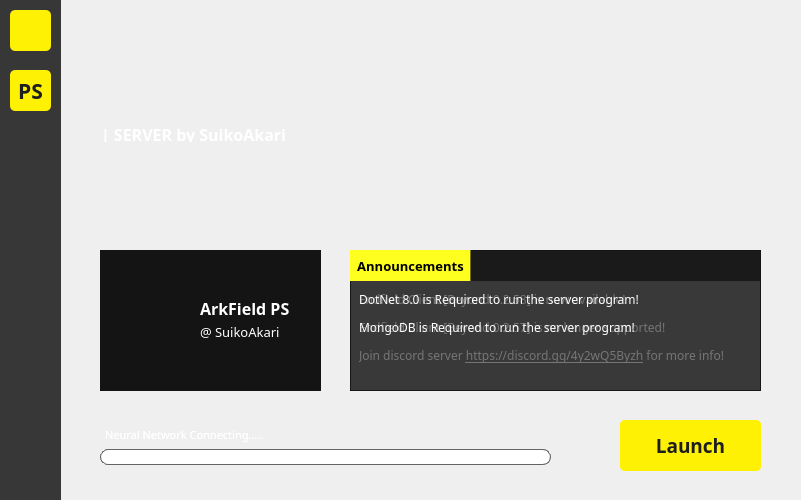
<?xml version="1.0" encoding="UTF-8"?>
<ui version="4.0">
 <class>MainWindow</class>
 <widget class="QMainWindow" name="MainWindow">
  <property name="geometry">
   <rect>
    <x>0</x>
    <y>0</y>
    <width>801</width>
    <height>500</height>
   </rect>
  </property>
  <property name="font">
   <font>
    <family>NuberNext</family>
   </font>
  </property>
  <property name="windowTitle">
   <string>Endfield Launcher</string>
  </property>
  <widget class="QWidget" name="centralwidget">
   <widget class="QWidget" name="gameLauncherPage" native="true">
    <property name="enabled">
     <bool>true</bool>
    </property>
    <property name="geometry">
     <rect>
      <x>60</x>
      <y>0</y>
      <width>741</width>
      <height>501</height>
     </rect>
    </property>
    <property name="styleSheet">
     <string notr="true"/>
    </property>
    <widget class="QStackedWidget" name="announcementSlider">
     <property name="geometry">
      <rect>
       <x>40</x>
       <y>250</y>
       <width>221</width>
       <height>141</height>
      </rect>
     </property>
     <property name="styleSheet">
      <string notr="true">background-color: rgb(20, 20, 20);</string>
     </property>
     <property name="currentIndex">
      <number>0</number>
     </property>
     <widget class="QWidget" name="page">
      <property name="enabled">
       <bool>true</bool>
      </property>
      <widget class="QLabel" name="label_5">
       <property name="geometry">
        <rect>
         <x>44</x>
         <y>18</y>
         <width>131</width>
         <height>111</height>
        </rect>
       </property>
       <property name="text">
        <string/>
       </property>
       <property name="pixmap">
        <pixmap resource="assets.qrc">:/assets/endfield_logo.png</pixmap>
       </property>
       <property name="scaledContents">
        <bool>true</bool>
       </property>
      </widget>
     </widget>
     <widget class="QWidget" name="page_2"/>
    </widget>
    <widget class="QFrame" name="announcementList">
     <property name="geometry">
      <rect>
       <x>290</x>
       <y>250</y>
       <width>411</width>
       <height>141</height>
      </rect>
     </property>
     <property name="styleSheet">
      <string notr="true">background-color: rgba(20, 20, 20, 150);</string>
     </property>
     <property name="frameShape">
      <enum>QFrame::Shape::StyledPanel</enum>
     </property>
     <property name="frameShadow">
      <enum>QFrame::Shadow::Raised</enum>
     </property>
     <widget class="QLabel" name="label">
      <property name="geometry">
       <rect>
        <x>0</x>
        <y>0</y>
        <width>121</width>
        <height>31</height>
       </rect>
      </property>
      <property name="font">
       <font>
        <family>NuberNext</family>
        <pointsize>10</pointsize>
        <bold>true</bold>
        <hintingpreference>PreferNoHinting</hintingpreference>
       </font>
      </property>
      <property name="styleSheet">
       <string notr="true">background-color: rgb(254, 255, 30);</string>
      </property>
      <property name="text">
       <string>Announcements</string>
      </property>
      <property name="alignment">
       <set>Qt::AlignmentFlag::AlignCenter</set>
      </property>
     </widget>
     <widget class="QLabel" name="label_2">
      <property name="geometry">
       <rect>
        <x>120</x>
        <y>0</y>
        <width>291</width>
        <height>31</height>
       </rect>
      </property>
      <property name="styleSheet">
       <string notr="true">background-color: rgba(20, 20, 20, 150);</string>
      </property>
      <property name="text">
       <string/>
      </property>
     </widget>
     <widget class="QLabel" name="label_3">
      <property name="geometry">
       <rect>
        <x>0</x>
        <y>34</y>
        <width>411</width>
        <height>31</height>
       </rect>
      </property>
      <property name="font">
       <font>
        <family>NuberNext</family>
        <hintingpreference>PreferNoHinting</hintingpreference>
       </font>
      </property>
      <property name="styleSheet">
       <string notr="true">color: rgb(255, 255, 255);
margin-left: 6px;
background-color: rgba(255, 255, 255, 0);</string>
      </property>
      <property name="text">
       <string>Endfield Client [Beyond 0.2.58] is now available!</string>
      </property>
     </widget>
     <widget class="QLabel" name="label_4">
      <property name="geometry">
       <rect>
        <x>0</x>
        <y>62</y>
        <width>411</width>
        <height>31</height>
       </rect>
      </property>
      <property name="font">
       <font>
        <family>NuberNext</family>
        <hintingpreference>PreferNoHinting</hintingpreference>
       </font>
      </property>
      <property name="styleSheet">
       <string notr="true">color: rgb(255, 255, 255);
margin-left: 6px;
background-color: rgba(255, 255, 255, 0);</string>
      </property>
      <property name="text">
       <string>Endfield Client [Beyond 0.2.57] is no longer supported!</string>
      </property>
     </widget>
     <widget class="QLabel" name="label_10">
      <property name="geometry">
       <rect>
        <x>0</x>
        <y>90</y>
        <width>411</width>
        <height>31</height>
       </rect>
      </property>
      <property name="font">
       <font>
        <family>NuberNext</family>
        <hintingpreference>PreferNoHinting</hintingpreference>
       </font>
      </property>
      <property name="styleSheet">
       <string notr="true">color: rgb(255, 255, 255);
margin-left: 6px;
background-color: rgba(255, 255, 255, 0);</string>
      </property>
      <property name="text">
       <string>&lt;html&gt;&lt;head/&gt;&lt;body&gt;&lt;p&gt;Join discord server &lt;span style=&quot; text-decoration: underline;&quot;&gt;https://discord.gg/4y2wQ5Byzh&lt;/span&gt; for more info!&lt;/p&gt;&lt;/body&gt;&lt;/html&gt;</string>
      </property>
     </widget>
    </widget>
    <widget class="QPushButton" name="gameLaunchButton">
     <property name="geometry">
      <rect>
       <x>560</x>
       <y>420</y>
       <width>141</width>
       <height>51</height>
      </rect>
     </property>
     <property name="font">
      <font>
       <family>NuberNext</family>
       <pointsize>14</pointsize>
       <bold>true</bold>
       <kerning>true</kerning>
       <hintingpreference>PreferNoHinting</hintingpreference>
      </font>
     </property>
     <property name="styleSheet">
      <string notr="true">QPushButton {
	background-color: rgb(254, 241, 4);
	color: rgb(30, 30, 30);
	border: 0px;
	border-radius: 5px;
}

QPushButton:hover {
    background-color: #dcd414; /* Slightly lighter green */
}

QPushButton:pressed {
    background-color: #c3bc12; /* Slightly darker green */
}</string>
     </property>
     <property name="text">
      <string>Launch</string>
     </property>
     <property name="flat">
      <bool>false</bool>
     </property>
    </widget>
    <widget class="QLabel" name="label_6">
     <property name="geometry">
      <rect>
       <x>0</x>
       <y>20</y>
       <width>251</width>
       <height>101</height>
      </rect>
     </property>
     <property name="text">
      <string/>
     </property>
     <property name="pixmap">
      <pixmap resource="assets.qrc">:/assets/endfield_logo_v2.png</pixmap>
     </property>
     <property name="scaledContents">
      <bool>true</bool>
     </property>
    </widget>
    <widget class="QLabel" name="gameLaunchInfo">
     <property name="geometry">
      <rect>
       <x>45</x>
       <y>427</y>
       <width>441</width>
       <height>16</height>
      </rect>
     </property>
     <property name="font">
      <font>
       <family>NuberNext</family>
       <pointsize>8</pointsize>
       <bold>false</bold>
       <hintingpreference>PreferNoHinting</hintingpreference>
      </font>
     </property>
     <property name="styleSheet">
      <string notr="true">color: rgb(255, 255, 255);</string>
     </property>
     <property name="text">
      <string>Neural Network Connecting.....</string>
     </property>
    </widget>
    <widget class="QProgressBar" name="gameLaunchProgressBar">
     <property name="geometry">
      <rect>
       <x>40</x>
       <y>449</y>
       <width>451</width>
       <height>16</height>
      </rect>
     </property>
     <property name="styleSheet">
      <string notr="true">QProgressBar {
	border: 1px solid rgb(100, 100, 100);
	border-radius: 8px;
	background-color: #ffffff;
}

QProgressBar::chunk {
	background-color: #f4eb16;
	border-radius: 7px;
}</string>
     </property>
     <property name="value">
      <number>24</number>
     </property>
     <property name="textVisible">
      <bool>false</bool>
     </property>
     <property name="orientation">
      <enum>Qt::Orientation::Horizontal</enum>
     </property>
     <property name="invertedAppearance">
      <bool>false</bool>
     </property>
    </widget>
   </widget>
   <widget class="QLabel" name="backgroundImage">
    <property name="geometry">
     <rect>
      <x>0</x>
      <y>0</y>
      <width>801</width>
      <height>501</height>
     </rect>
    </property>
    <property name="text">
     <string/>
    </property>
    <property name="pixmap">
     <pixmap resource="assets.qrc">:/assets/launcher_bg_a.png</pixmap>
    </property>
    <property name="scaledContents">
     <bool>true</bool>
    </property>
   </widget>
   <widget class="QWidget" name="navbar" native="true">
    <property name="geometry">
     <rect>
      <x>0</x>
      <y>0</y>
      <width>61</width>
      <height>501</height>
     </rect>
    </property>
    <property name="styleSheet">
     <string notr="true">QWidget {
    background-color: rgba(25, 25, 25, 220);
}
</string>
    </property>
    <widget class="QPushButton" name="gameLauncherNavButton">
     <property name="geometry">
      <rect>
       <x>10</x>
       <y>10</y>
       <width>41</width>
       <height>41</height>
      </rect>
     </property>
     <property name="styleSheet">
      <string notr="true">QPushButton {
	background-color: rgb(254, 241, 4);
	color: rgb(30, 30, 30);
	border: 0px;
	border-radius: 5px;
	border-image: url(:/assets/game_icon.png) no-repeat center center fixed;
}

QPushButton:hover {
    background-color: #dcd414; /* Slightly lighter green */
}

QPushButton:pressed {
    background-color: #c3bc12; /* Slightly darker green */
}</string>
     </property>
     <property name="text">
      <string/>
     </property>
    </widget>
    <widget class="QPushButton" name="serverLauncherNavButton">
     <property name="geometry">
      <rect>
       <x>10</x>
       <y>70</y>
       <width>41</width>
       <height>41</height>
      </rect>
     </property>
     <property name="font">
      <font>
       <family>NuberNext</family>
       <pointsize>16</pointsize>
       <bold>true</bold>
       <hintingpreference>PreferNoHinting</hintingpreference>
      </font>
     </property>
     <property name="styleSheet">
      <string notr="true">QPushButton {
	background-color: rgb(254, 241, 4);
	color: rgb(30, 30, 30);
	border: 0px;
	border-radius: 5px;
}

QPushButton:hover {
    background-color: #dcd414;
}

QPushButton:pressed {
    background-color: #c3bc12; /* Slightly darker green */
}</string>
     </property>
     <property name="text">
      <string>PS</string>
     </property>
    </widget>
   </widget>
   <widget class="QLabel" name="gradientEffect">
    <property name="geometry">
     <rect>
      <x>0</x>
      <y>190</y>
      <width>801</width>
      <height>311</height>
     </rect>
    </property>
    <property name="styleSheet">
     <string notr="true">QWidget {
    background: qlineargradient(
        x1: 0, y1: 0,
		x2: 0, y2: 1,
        stop: 0 rgba(30, 30, 30, 0),
		stop: 0.2 rgba(30, 30, 30, 200),
        stop: 0.5 rgba(30, 30, 30, 255)
    );
}
</string>
    </property>
    <property name="text">
     <string/>
    </property>
   </widget>
   <widget class="QWidget" name="serverLauncherPage" native="true">
    <property name="enabled">
     <bool>true</bool>
    </property>
    <property name="geometry">
     <rect>
      <x>60</x>
      <y>0</y>
      <width>741</width>
      <height>501</height>
     </rect>
    </property>
    <property name="styleSheet">
     <string notr="true"/>
    </property>
    <widget class="QStackedWidget" name="announcementSlider_3">
     <property name="geometry">
      <rect>
       <x>40</x>
       <y>250</y>
       <width>221</width>
       <height>141</height>
      </rect>
     </property>
     <property name="styleSheet">
      <string notr="true">background-color: rgb(20, 20, 20);</string>
     </property>
     <property name="currentIndex">
      <number>0</number>
     </property>
     <widget class="QWidget" name="page_5">
      <property name="enabled">
       <bool>true</bool>
      </property>
      <widget class="QLabel" name="label_15">
       <property name="geometry">
        <rect>
         <x>20</x>
         <y>32</y>
         <width>71</width>
         <height>71</height>
        </rect>
       </property>
       <property name="text">
        <string/>
       </property>
       <property name="pixmap">
        <pixmap resource="assets.qrc">:/assets/github_logo.png</pixmap>
       </property>
       <property name="scaledContents">
        <bool>true</bool>
       </property>
      </widget>
      <widget class="QLabel" name="label_8">
       <property name="geometry">
        <rect>
         <x>100</x>
         <y>48</y>
         <width>91</width>
         <height>21</height>
        </rect>
       </property>
       <property name="font">
        <font>
         <family>NuberNext</family>
         <pointsize>12</pointsize>
         <bold>true</bold>
         <hintingpreference>PreferNoHinting</hintingpreference>
        </font>
       </property>
       <property name="styleSheet">
        <string notr="true">color: rgb(255, 255, 255);</string>
       </property>
       <property name="text">
        <string>ArkField PS</string>
       </property>
      </widget>
      <widget class="QLabel" name="label_9">
       <property name="geometry">
        <rect>
         <x>100</x>
         <y>71</y>
         <width>91</width>
         <height>21</height>
        </rect>
       </property>
       <property name="font">
        <font>
         <family>NuberNext</family>
         <pointsize>10</pointsize>
         <bold>false</bold>
         <hintingpreference>PreferNoHinting</hintingpreference>
        </font>
       </property>
       <property name="styleSheet">
        <string notr="true">color: rgb(255, 255, 255);</string>
       </property>
       <property name="text">
        <string>@ SuikoAkari</string>
       </property>
      </widget>
     </widget>
     <widget class="QWidget" name="page_6"/>
    </widget>
    <widget class="QFrame" name="announcementList_3">
     <property name="geometry">
      <rect>
       <x>290</x>
       <y>250</y>
       <width>411</width>
       <height>141</height>
      </rect>
     </property>
     <property name="styleSheet">
      <string notr="true">background-color: rgba(20, 20, 20, 150);</string>
     </property>
     <property name="frameShape">
      <enum>QFrame::Shape::StyledPanel</enum>
     </property>
     <property name="frameShadow">
      <enum>QFrame::Shadow::Raised</enum>
     </property>
     <widget class="QLabel" name="label_16">
      <property name="geometry">
       <rect>
        <x>0</x>
        <y>0</y>
        <width>121</width>
        <height>31</height>
       </rect>
      </property>
      <property name="font">
       <font>
        <family>NuberNext</family>
        <pointsize>10</pointsize>
        <bold>true</bold>
        <hintingpreference>PreferNoHinting</hintingpreference>
       </font>
      </property>
      <property name="styleSheet">
       <string notr="true">background-color: rgb(254, 255, 30);</string>
      </property>
      <property name="text">
       <string>Announcements</string>
      </property>
      <property name="alignment">
       <set>Qt::AlignmentFlag::AlignCenter</set>
      </property>
     </widget>
     <widget class="QLabel" name="label_17">
      <property name="geometry">
       <rect>
        <x>120</x>
        <y>0</y>
        <width>291</width>
        <height>31</height>
       </rect>
      </property>
      <property name="styleSheet">
       <string notr="true">background-color: rgba(20, 20, 20, 150);</string>
      </property>
      <property name="text">
       <string/>
      </property>
     </widget>
     <widget class="QLabel" name="label_18">
      <property name="geometry">
       <rect>
        <x>0</x>
        <y>34</y>
        <width>411</width>
        <height>31</height>
       </rect>
      </property>
      <property name="font">
       <font>
        <family>NuberNext</family>
        <hintingpreference>PreferNoHinting</hintingpreference>
       </font>
      </property>
      <property name="styleSheet">
       <string notr="true">color: rgb(255, 255, 255);
margin-left: 6px;
background-color: rgba(255, 255, 255, 0);</string>
      </property>
      <property name="text">
       <string>DotNet 8.0 is Required to run the server program!</string>
      </property>
     </widget>
     <widget class="QLabel" name="label_19">
      <property name="geometry">
       <rect>
        <x>0</x>
        <y>62</y>
        <width>411</width>
        <height>31</height>
       </rect>
      </property>
      <property name="font">
       <font>
        <family>NuberNext</family>
        <hintingpreference>PreferNoHinting</hintingpreference>
       </font>
      </property>
      <property name="styleSheet">
       <string notr="true">color: rgb(255, 255, 255);
margin-left: 6px;
background-color: rgba(255, 255, 255, 0);</string>
      </property>
      <property name="text">
       <string>MongoDB is Required to run the server program!</string>
      </property>
     </widget>
    </widget>
    <widget class="QPushButton" name="serverLaunchButton">
     <property name="geometry">
      <rect>
       <x>560</x>
       <y>420</y>
       <width>141</width>
       <height>51</height>
      </rect>
     </property>
     <property name="font">
      <font>
       <family>NuberNext</family>
       <pointsize>14</pointsize>
       <bold>true</bold>
       <kerning>true</kerning>
       <hintingpreference>PreferNoHinting</hintingpreference>
      </font>
     </property>
     <property name="styleSheet">
      <string notr="true">QPushButton {
	background-color: rgb(254, 241, 4);
	color: rgb(30, 30, 30);
	border: 0px;
	border-radius: 5px;
}

QPushButton:hover {
    background-color: #dcd414; /* Slightly lighter green */
}

QPushButton:pressed {
    background-color: #c3bc12; /* Slightly darker green */
}</string>
     </property>
     <property name="text">
      <string>Launch</string>
     </property>
     <property name="flat">
      <bool>false</bool>
     </property>
    </widget>
    <widget class="QLabel" name="label_20">
     <property name="geometry">
      <rect>
       <x>0</x>
       <y>20</y>
       <width>251</width>
       <height>101</height>
      </rect>
     </property>
     <property name="text">
      <string/>
     </property>
     <property name="pixmap">
      <pixmap resource="assets.qrc">:/assets/endfield_logo_v2.png</pixmap>
     </property>
     <property name="scaledContents">
      <bool>true</bool>
     </property>
    </widget>
    <widget class="QLabel" name="serverLaunchInfo">
     <property name="geometry">
      <rect>
       <x>45</x>
       <y>427</y>
       <width>441</width>
       <height>16</height>
      </rect>
     </property>
     <property name="font">
      <font>
       <family>NuberNext</family>
       <pointsize>8</pointsize>
       <bold>false</bold>
       <hintingpreference>PreferNoHinting</hintingpreference>
      </font>
     </property>
     <property name="styleSheet">
      <string notr="true">color: rgb(255, 255, 255);</string>
     </property>
     <property name="text">
      <string>Neural Network Connecting.....</string>
     </property>
    </widget>
    <widget class="QProgressBar" name="serverLaunchProgressBar">
     <property name="geometry">
      <rect>
       <x>40</x>
       <y>449</y>
       <width>451</width>
       <height>16</height>
      </rect>
     </property>
     <property name="styleSheet">
      <string notr="true">QProgressBar {
	border: 1px solid rgb(100, 100, 100);
	border-radius: 8px;
	background-color: #ffffff;
}

QProgressBar::chunk {
	background-color: #f4eb16;
	border-radius: 7px;
}</string>
     </property>
     <property name="textVisible">
      <bool>false</bool>
     </property>
     <property name="orientation">
      <enum>Qt::Orientation::Horizontal</enum>
     </property>
     <property name="invertedAppearance">
      <bool>false</bool>
     </property>
    </widget>
    <widget class="QLabel" name="label_7">
     <property name="geometry">
      <rect>
       <x>41</x>
       <y>126</y>
       <width>241</width>
       <height>16</height>
      </rect>
     </property>
     <property name="font">
      <font>
       <family>NuberNext</family>
       <pointsize>12</pointsize>
       <bold>true</bold>
       <hintingpreference>PreferNoHinting</hintingpreference>
      </font>
     </property>
     <property name="styleSheet">
      <string notr="true">color: rgb(255, 255, 255);</string>
     </property>
     <property name="text">
      <string>| SERVER by SuikoAkari</string>
     </property>
    </widget>
   </widget>
   <widget class="QWidget" name="titleBar" native="true">
    <property name="geometry">
     <rect>
      <x>60</x>
      <y>0</y>
      <width>741</width>
      <height>41</height>
     </rect>
    </property>
    <widget class="QPushButton" name="closeButton">
     <property name="geometry">
      <rect>
       <x>707</x>
       <y>2</y>
       <width>31</width>
       <height>31</height>
      </rect>
     </property>
     <property name="styleSheet">
      <string notr="true">QPushButton {
	background-color: rgba(0,0,0,0);
	color: rgb(30, 30, 30);
	border: 0px;
	border-image: url(:/assets/close_icon.png) no-repeat center center fixed;
	margin: 3px;
}

QPushButton:hover {
    background-color: rgba(20, 20, 20, 50); /* Slightly lighter green */
}

QPushButton:pressed {
    background-color: rgba(20, 20, 20, 100); /* Slightly darker green */
}</string>
     </property>
     <property name="text">
      <string/>
     </property>
    </widget>
    <widget class="QPushButton" name="minimizeButton">
     <property name="geometry">
      <rect>
       <x>672</x>
       <y>3</y>
       <width>31</width>
       <height>31</height>
      </rect>
     </property>
     <property name="styleSheet">
      <string notr="true">QPushButton {
	background-color: rgba(0,0,0,0);
	color: rgb(30, 30, 30);
	border: 0px;
	border-image: url(:/assets/minimize_icon.png) no-repeat center center fixed;
	margin: 3px;
}

QPushButton:hover {
    background-color: rgba(20, 20, 20, 50); /* Slightly lighter green */
}

QPushButton:pressed {
    background-color: rgba(20, 20, 20, 100); /* Slightly darker green */
}</string>
     </property>
     <property name="text">
      <string/>
     </property>
    </widget>
   </widget>
   <zorder>backgroundImage</zorder>
   <zorder>gradientEffect</zorder>
   <zorder>gameLauncherPage</zorder>
   <zorder>navbar</zorder>
   <zorder>serverLauncherPage</zorder>
   <zorder>titleBar</zorder>
  </widget>
 </widget>
 <resources>
  <include location="assets.qrc"/>
  <include location="assets.qrc"/>
  <include location="assets.qrc"/>
  <include location="assets.qrc"/>
  <include location="assets.qrc"/>
  <include location="assets.qrc"/>
  <include location="assets.qrc"/>
 </resources>
 <connections/>
</ui>
